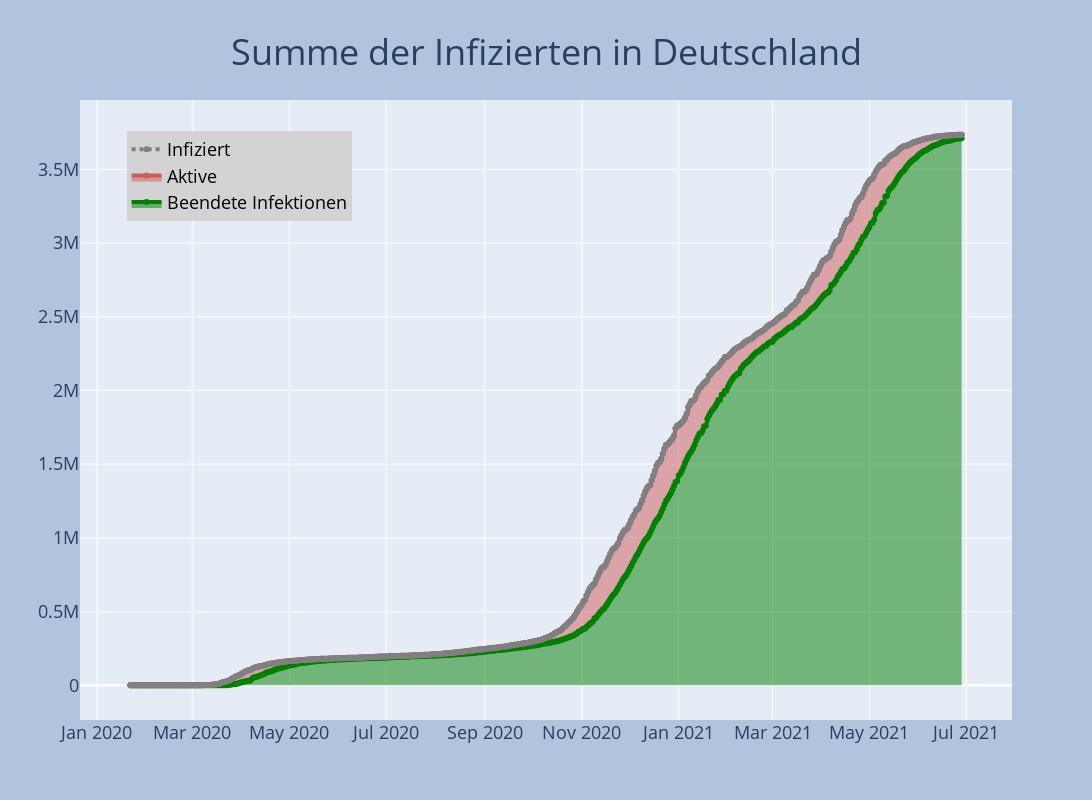

The code cell stored with this chart in its notebook:
### Markdown cell above
Die Anzahl der Infizierten Personen in Deutschland ist abhängig von der Anzahl der getesteten Personen in Deutschland. Leider liegen aktuell keine verlässlichen Daten auf Tagesbasis für die Anzahl der getesteten Personen vor.

Bis zum 24.03. wurde nur als infiziert Fälle gezählt, die Positiv auf Corona Viren getestet wurden. Ab dem 25.03. werden auch Fälle als infiziert gezählt, bei denen Personen nicht getestet wurden, aber Kontakt zu positiv getesteten Personen hatten und Symptome zeigen.

### Code cell
fig = go.Figure()
fig.add_trace(go.Scatter(x=df.datum, y=df.beendet,mode='lines+markers', line=dict(color='green', width=4),name='Beendete Infektionen',stackgroup='one'))
fig.add_trace(go.Scatter(x=df.datum, y=df.aktiv,mode='lines+markers', line=dict(color='indianred', width=4),name='Aktive', fill='tonexty',stackgroup='one'))
fig.add_trace(go.Scatter(x=df.datum, y=df.infiziert,mode='lines+markers',line=dict(color='grey', width=4, dash='dot'),name='Infiziert',))
fig = plot_layout(fig, 'Summe der Infizierten in Deutschland')
fig.show()

### Figure 1 — Plotly figure (JSON) as saved in the notebook; plotly's stock layout.template omitted (floating-point values rounded to 4 significant figures; data arrays with more than 128 entries replaced by an {"elided": "..."} marker saying what was removed)
{"data": [{"line": {"color": "green", "width": 4}, "mode": "lines+markers", "name": "Beendete Infektionen", "stackgroup": "one", "type": "scatter", "x": {"elided": "524 str values"}, "y": {"elided": "524 int values"}}, {"fill": "tonexty", "line": {"color": "indianred", "width": 4}, "mode": "lines+markers", "name": "Aktive", "stackgroup": "one", "type": "scatter", "x": {"elided": "524 str values"}, "y": {"elided": "524 int values"}}, {"line": {"color": "grey", "dash": "dot", "width": 4}, "mode": "lines+markers", "name": "Infiziert", "type": "scatter", "x": {"elided": "524 str values"}, "y": {"elided": "524 int values"}}], "layout": {"autosize": false, "height": 800, "hovermode": "x", "legend": {"bgcolor": "lightgray", "font": {"color": "black", "size": 18}, "x": 0.05, "y": 0.95}, "paper_bgcolor": "LightSteelBlue", "title": {"font": {"size": 36}, "text": "Summe der Infizierten in Deutschland", "x": 0.5, "xanchor": "center", "y": 0.95}, "width": 1600, "xaxis": {"tickfont": {"size": 18}}, "yaxis": {"tickfont": {"size": 18}}}}
